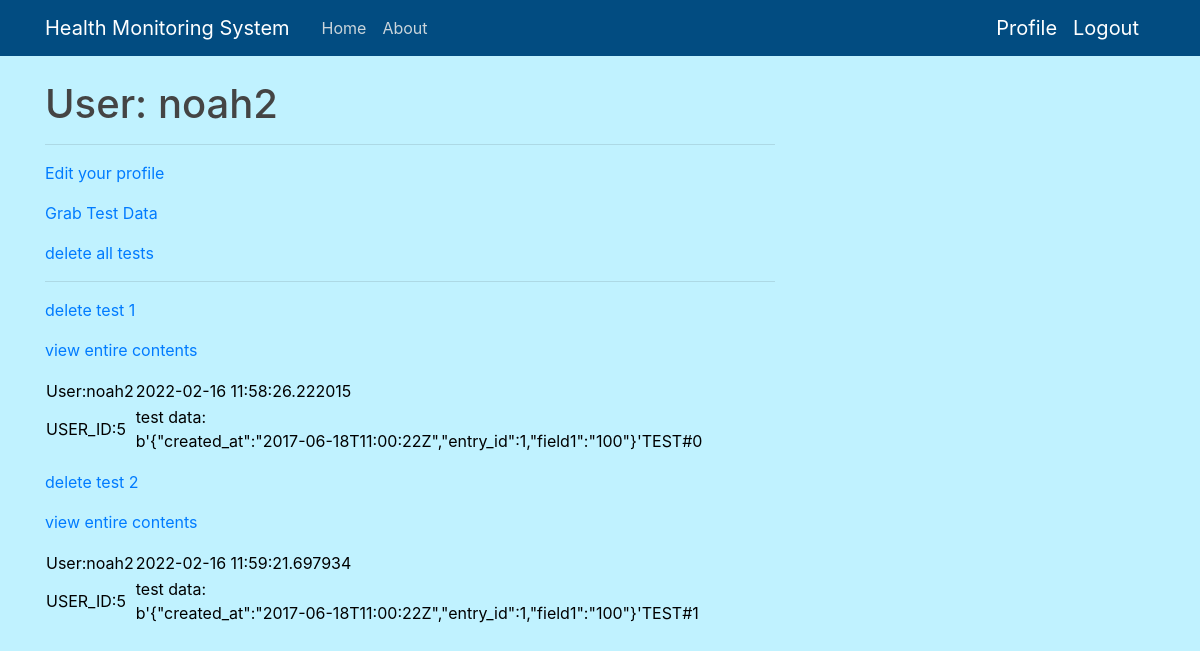
Before: /user/noah2 (signed in) with the older database file.
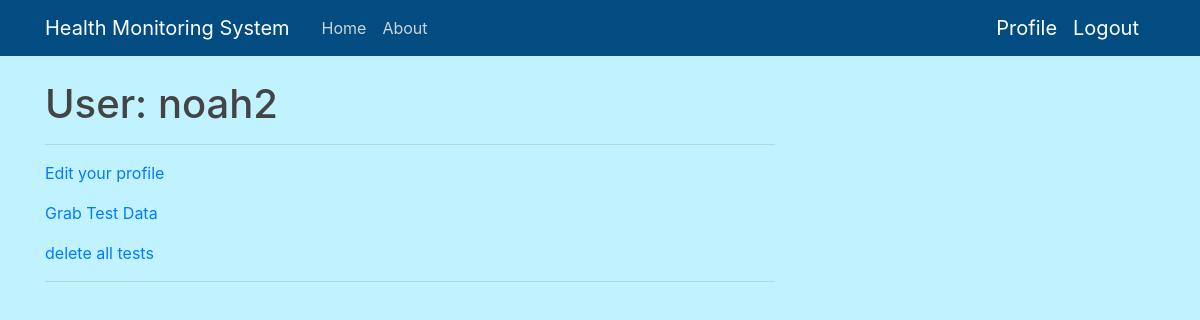
After: the same page with the newer database file.
### app.py (models this page shows, shortened)
class User(UserMixin, db.Model):
    id = db.Column(db.Integer, primary_key=True)
    username = db.Column(db.String(64), index=True, unique=True)
    email = db.Column(db.String(120), index=True, unique=True)  # email field format is validated
    DOB = db.Column(db.String(6), index=True, unique=True)      # DOB field format is validated
    password_hash = db.Column(db.String(128))
    packets = db.relationship("Packet", backref='author', lazy='dynamic')
    packet_count = db.Column(db.Integer, index=True, unique=False)
    admin = db.Column(db.Integer, index=True, unique=False)

class Packet(db.Model):
    id = db.Column(db.Integer, primary_key=True)
    body = db.Column(db.String(500))
    timestamp = db.Column(db.DateTime, index=True, default=datetime.utcnow)
    user_id = db.Column(db.Integer, db.ForeignKey('user.id'))

### app.py (the view)
@app.route('/user/<username>')
@login_required
def user(username):
    user = User.query.filter_by(username=username).first_or_404()
    return render_template('user.html', user=user, packets=user.packets.all())

### app.py (called while the page is built)
@login.user_loader
def load_user(id):
    return User.query.get(int(id))

### templates/user.html (shortened to what this page needs)
{% extends "base.html" %}
{% block content %}
    <h1>User: {{ user.username }}</h1>
    <hr>
    {% if user == current_user %}
    <p><a href="{{ url_for('edit_profile') }}">Edit your profile</a></p>
    <p><a href="{{ url_for('newtest', username=current_user.username) }}">Grab Test Data</a></p>
    <p><a href="{{ url_for('delete_all_tests', username=current_user.username) }}">delete all tests</a></p>
    <hr>
    {% for packet in packets %}
    <p>
        {% include '_packet.html' %}
    </p>
    {% endfor %}
    {% endif %}
{% endblock %}

### templates/base.html (shortened to what this page needs)
<!doctype html>
<html lang="en">
  <head>
    <link rel="stylesheet" href="https://stackpath.bootstrapcdn.com/bootstrap/4.3.1/css/bootstrap.min.css">
    <link rel="stylesheet" type="text/css" href="{{ url_for('static', filename='main.css') }}">
  </head>
  <body>
    <header class="site-header">
      <nav class="navbar navbar-expand-md navbar-dark bg-steel fixed-top">
        <div class="container">
          <a class="navbar-brand mr-4" href="/">Health Monitoring System</a>
          <div class="collapse navbar-collapse" id="navbarToggle">
            <div class="navbar-nav mr-auto">
              <a class="nav-item nav-link" href="{{ url_for('index') }}">Home</a>
              <a class="nav-item nav-link" href="/about">About</a>
            </div>
            {% if current_user.is_anonymous %}
            <div class="navbar-nav">
              <a class="nav-item nav-link" href="{{ url_for('login') }}">Login</a>
              <a class="nav-item nav-link" href="{{ url_for('signup') }}">Sign Up</a>
            </div>
            {% else %}
            <a class="navbar-brand" href="{{ url_for('user', username=current_user.username) }}">Profile</a>
            <a class="navbar-brand" href="{{ url_for('logout') }}">Logout</a>
            {% endif %}
          </div>
        </div>
      </nav>
    </header>
    <main role="main" class="container">
      <div class="row">
        <div class="col-md-8">
          {% block content %}{% endblock %}
    </main>
  </body>
</html>

### templates/_packet.html
<table>
        <tr valign="top">
            <td>User:{{ packet.author.username}}</td>
            <td>{{packet.timestamp}}</td>
            <p><a href="{{ url_for('deletetest', username=current_user.username, packet_id=packet.id) }}">delete test {{packet.id}}</a></p>
            <p><a href="{{ url_for('open_packet', username=current_user.username, packet_id=packet.id) }}">view entire contents</a></p>
        </tr>
        <td>USER_ID:{{ packet.author.id}} </td>
        <td> test data:<br>{{ packet.body }} </td>
    </table>

### static/main.css (style rules this page uses)
body { background: #c0f2ff; color: #000000; margin-top: 5rem; }
h1, h2, h3, h4, h5, h6 { color: #444444; }
.bg-steel { background-color: #024c81; }
.site-header .navbar-nav .nav-link { color: #cbd5db; }

Changed rows visible on the page:
removed Packet: author.username "noah2", timestamp "2022-02-16 11:58:26.222015", id "1", author.id "5", body "b'{\"created_at\":\"2017-06-18T11:00:22Z\",\"entry_id\":1,\"field1\":\"100\"}'TEST#0"
removed Packet: author.username "noah2", timestamp "2022-02-16 11:59:21.697934", id "2", author.id "5", body "b'{\"created_at\":\"2017-06-18T11:00:22Z\",\"entry_id\":1,\"field1\":\"100\"}'TEST#1"
